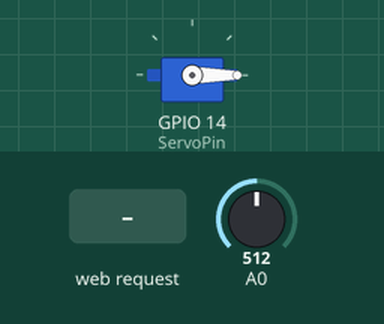
This sketch was run on a simulated ESP8266 (NodeMCU). Shown: servo. Inputs (shaded band) come from the test bench; at power-on: A0 = 512. WiFi joins after 1.5 s; servers stay silent unless stated; what the sketch prints to the serial monitor is not drawn.

Above: at 2.8 s.
2.9 s: HTTP request GET /Req=180 received
At 3.8 s:
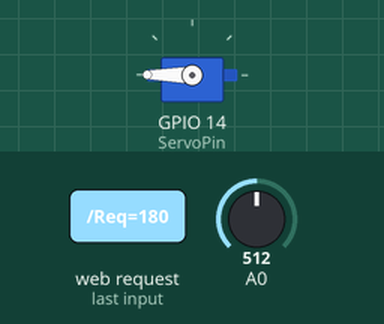
4.4 s: HTTP request GET /Req=0 received
At 4.49 s:
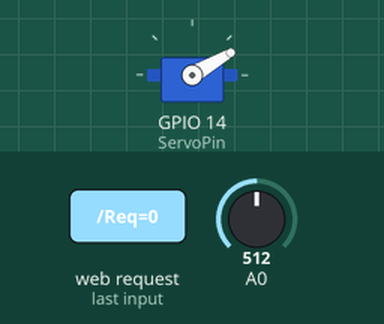
6.0 s: HTTP request GET /Req=90 received
At 7.3 s:
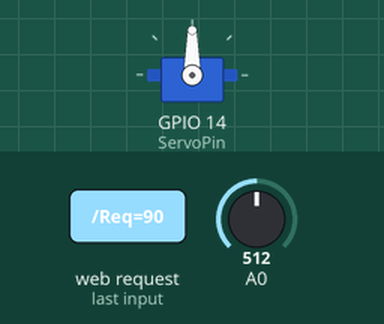
Timing chart, 0 to 9.0 s (numbered marks = the images above; inputs shaded):
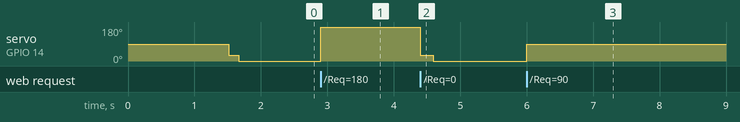

The sketch:

minigreenhouse.ino
```cpp
#include <ESP8266WiFi.h>
#include <Servo.h>

//settings
const char* ssid = "Your SSID";
const char* password = "Your Password";
int SerialSpeed = 115200;
int ServoPin = 14;
int WaterLevelPin = 12;
int WebServerPort = 80;

int WaterLevelValue = 0;
String ServoState = "";
String LightState = "";
String WaterState = "";

Servo servo;
WiFiServer server(WebServerPort);

void setup() {

  //setting up serial and wifi connections.
  Serial.begin(SerialSpeed);
  delay(10);
  servo.attach(ServoPin);
  Serial.println();
  Serial.println();
  Serial.print("Connecting to ");
  Serial.println(ssid);
  WiFi.begin(ssid, password);
  while (WiFi.status() != WL_CONNECTED) {
    delay(500);
    Serial.print(".");
  }
  Serial.println("");
  Serial.println("WiFi connected");
  server.begin();
  Serial.println("Server started");
  Serial.print("Use this URL to connect: ");
  Serial.print("http://");
  Serial.print(WiFi.localIP());
  Serial.println("/");

  //resetting all motors and lights
  servo.write(30);
  delay(150);
  servo.write(0);
}

void loop() {
  //checking for clients
  WiFiClient client = server.available();
  if (!client) {
    return;
  }
  Serial.println("new client");
  while (!client.available()) {
    delay(1);
  }
  String request = client.readStringUntil('\r');
  Serial.println(request);
  client.flush();
  WaterLevelValue = analogRead(WaterLevelPin);

  if (request.indexOf("/Req=0") != -1)  {
    servo.write(30);
    ServoState = "closed";
    delay(190);
    servo.write(0);
  }
  if (request.indexOf("/Req=90") != -1)  {
    servo.write(90);
    ServoState = "half open";
  }
  if (request.indexOf("/Req=180") != -1)  {
    servo.write(180);
    ServoState = "open";
  }
  if (request.indexOf("/Led=on") != -1)  {
    digitalWrite(0, HIGH);
    LightState = "on";
  }
  if (request.indexOf("/Led=off") != -1)  {
    digitalWrite(0, LOW);
    LightState = "off";
  }
  //the html webpage
  client.println("HTTP/1.1 200 OK");
  client.println("Content-Type: text/html");
  client.println(""); //  do not forget this one
  client.println("<!DOCTYPE HTML>");
  client.println("<html>");
  client.println("<h1 align=center>Greenhouse</h1><br><br>");
  client.print("deurtje  status: ");
  client.print(ServoState);
  client.println("<br><br>");
  client.println("<a href=\"/Req=0\"\"><button>dicht</button></a>");
  client.println("<a href=\"/Req=90\"\"><button>half open</button></a>");
  client.println("<a href=\"/Req=180\"\"><button>open</button></a>");
  client.println("<br><br>");
  client.print("licht status: ");
  client.print(LightState);
  client.println("<br><br>");
  client.println("<a href=\"/Led=on\"\"><button>uit</button></a>");
  client.println("<a href=\"/Led=off\"\"><button>aan</button></a>");
  client.println("<br><br>");
   client.print("Water level: ");
  client.print(WaterLevelValue);
  client.print("<br>Water status: ");
  client.print(LightState);
  client.println("<br><br>");
  client.println("<a href=\"/Re\"\"><button>uit</button></a>");
  client.println("<a href=\"/Re\"\"><button>aan</button></a>");
  client.println("</html>");
  delay(1);
  Serial.println("Client disonnected");
  Serial.println("");

}
```

Measured:
- after the input at 2.9 s, servo on GPIO 14 (ServoPin): 0° → 180° at once
- after the input at 4.4 s, servo on GPIO 14 (ServoPin): 180° → 30° at once, → 0° 0.19 s later
- after the input at 6.0 s, servo on GPIO 14 (ServoPin): 0° → 90° at once
